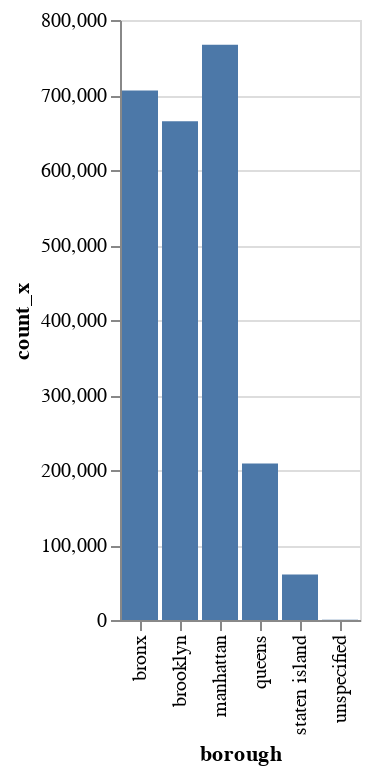

This figure's notebook cell:
### Code cell


### Figure 1 — Vega-Lite specification as saved in the notebook (floating-point values rounded to 4 significant figures)
{"config": {"view": {"continuousWidth": 300, "continuousHeight": 300}}, "data": {"name": "data-0cb151d0f481f540cd448769927e1ff7"}, "mark": {"type": "bar"}, "encoding": {"x": {"field": "borough", "type": "nominal"}, "y": {"field": "count_x", "type": "quantitative"}}, "$schema": "https://vega.github.io/schema/vega-lite/v5.8.0.json", "datasets": {"data-0cb151d0f481f540cd448769927e1ff7": [{"borough": "manhattan", "count_x": 767000, "count_y": 58366}, {"borough": "bronx", "count_x": 705955, "count_y": 40563}, {"borough": "brooklyn", "count_x": 665071, "count_y": 79778}, {"borough": "queens", "count_x": 208823, "count_y": 32878}, {"borough": "staten island", "count_x": 60695, "count_y": 8913}, {"borough": "unspecified", "count_x": 278, "count_y": 19}]}}
